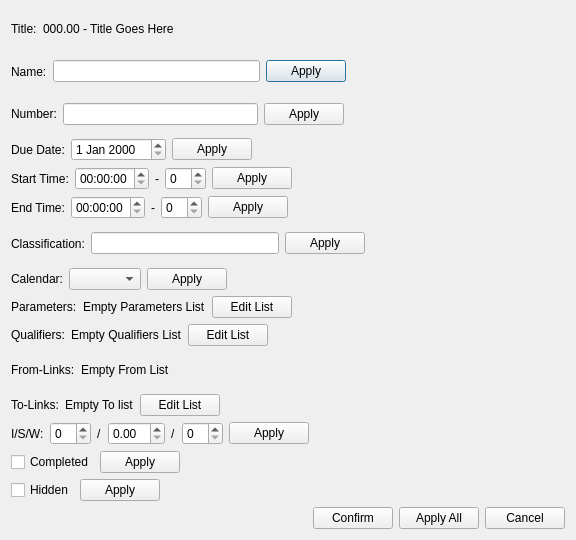
<?xml version="1.0" encoding="UTF-8"?>
<ui version="4.0">
 <class>Dialog</class>
 <widget class="QDialog" name="Dialog">
  <property name="geometry">
   <rect>
    <x>0</x>
    <y>0</y>
    <width>576</width>
    <height>540</height>
   </rect>
  </property>
  <property name="windowTitle">
   <string>Dialog</string>
  </property>
  <layout class="QVBoxLayout" name="verticalLayout">
   <item>
    <layout class="QHBoxLayout" name="horizontalLayout_3">
     <item>
      <widget class="QLabel" name="label_2">
       <property name="text">
        <string>Title:</string>
       </property>
      </widget>
     </item>
     <item>
      <widget class="QLabel" name="label_invalid3">
       <property name="enabled">
        <bool>true</bool>
       </property>
       <property name="font">
        <font>
         <italic>false</italic>
        </font>
       </property>
       <property name="text">
        <string>000.00 - Title Goes Here</string>
       </property>
      </widget>
     </item>
     <item>
      <spacer name="horizontalSpacer_3">
       <property name="orientation">
        <enum>Qt::Horizontal</enum>
       </property>
       <property name="sizeHint" stdset="0">
        <size>
         <width>40</width>
         <height>20</height>
        </size>
       </property>
      </spacer>
     </item>
    </layout>
   </item>
   <item>
    <layout class="QHBoxLayout" name="horizontalLayout">
     <item>
      <widget class="QLabel" name="label">
       <property name="text">
        <string>Name:</string>
       </property>
      </widget>
     </item>
     <item>
      <widget class="QLineEdit" name="lineEdit"/>
     </item>
     <item>
      <widget class="QPushButton" name="pushButton_4">
       <property name="text">
        <string>Apply</string>
       </property>
      </widget>
     </item>
     <item>
      <widget class="QLabel" name="label_invalid1">
       <property name="enabled">
        <bool>false</bool>
       </property>
       <property name="font">
        <font>
         <italic>true</italic>
        </font>
       </property>
       <property name="text">
        <string/>
       </property>
      </widget>
     </item>
     <item>
      <spacer name="horizontalSpacer">
       <property name="orientation">
        <enum>Qt::Horizontal</enum>
       </property>
       <property name="sizeHint" stdset="0">
        <size>
         <width>40</width>
         <height>20</height>
        </size>
       </property>
      </spacer>
     </item>
    </layout>
   </item>
   <item>
    <layout class="QHBoxLayout" name="horizontalLayout_2">
     <item>
      <widget class="QLabel" name="label_6">
       <property name="text">
        <string>Number:</string>
       </property>
      </widget>
     </item>
     <item>
      <widget class="QLineEdit" name="lineEdit_2"/>
     </item>
     <item>
      <widget class="QPushButton" name="pushButton_5">
       <property name="text">
        <string>Apply</string>
       </property>
      </widget>
     </item>
     <item>
      <widget class="QLabel" name="label_invalid2">
       <property name="enabled">
        <bool>true</bool>
       </property>
       <property name="font">
        <font>
         <italic>true</italic>
        </font>
       </property>
       <property name="text">
        <string/>
       </property>
      </widget>
     </item>
     <item>
      <widget class="QLabel" name="label_warning1">
       <property name="font">
        <font>
         <italic>true</italic>
        </font>
       </property>
       <property name="text">
        <string/>
       </property>
      </widget>
     </item>
     <item>
      <spacer name="horizontalSpacer_2">
       <property name="orientation">
        <enum>Qt::Horizontal</enum>
       </property>
       <property name="sizeHint" stdset="0">
        <size>
         <width>40</width>
         <height>20</height>
        </size>
       </property>
      </spacer>
     </item>
    </layout>
   </item>
   <item>
    <layout class="QHBoxLayout" name="horizontalLayout_4">
     <item>
      <widget class="QLabel" name="label_3">
       <property name="text">
        <string>Due Date:</string>
       </property>
      </widget>
     </item>
     <item>
      <widget class="QDateEdit" name="dateEdit"/>
     </item>
     <item>
      <widget class="QPushButton" name="pushButton_7">
       <property name="text">
        <string>Apply</string>
       </property>
      </widget>
     </item>
     <item>
      <spacer name="horizontalSpacer_4">
       <property name="orientation">
        <enum>Qt::Horizontal</enum>
       </property>
       <property name="sizeHint" stdset="0">
        <size>
         <width>40</width>
         <height>20</height>
        </size>
       </property>
      </spacer>
     </item>
    </layout>
   </item>
   <item>
    <layout class="QHBoxLayout" name="horizontalLayout_5">
     <item>
      <widget class="QLabel" name="label_13">
       <property name="text">
        <string>Start Time:</string>
       </property>
      </widget>
     </item>
     <item>
      <widget class="QTimeEdit" name="timeEdit"/>
     </item>
     <item>
      <widget class="QLabel" name="label_15">
       <property name="text">
        <string>-</string>
       </property>
      </widget>
     </item>
     <item>
      <widget class="QSpinBox" name="spinBox"/>
     </item>
     <item>
      <widget class="QPushButton" name="pushButton_8">
       <property name="text">
        <string>Apply</string>
       </property>
      </widget>
     </item>
     <item>
      <spacer name="horizontalSpacer_5">
       <property name="orientation">
        <enum>Qt::Horizontal</enum>
       </property>
       <property name="sizeHint" stdset="0">
        <size>
         <width>40</width>
         <height>20</height>
        </size>
       </property>
      </spacer>
     </item>
    </layout>
   </item>
   <item>
    <layout class="QHBoxLayout" name="horizontalLayout_15">
     <item>
      <widget class="QLabel" name="label_16">
       <property name="text">
        <string>End Time:</string>
       </property>
      </widget>
     </item>
     <item>
      <widget class="QTimeEdit" name="timeEdit_2"/>
     </item>
     <item>
      <widget class="QLabel" name="label_17">
       <property name="text">
        <string>-</string>
       </property>
      </widget>
     </item>
     <item>
      <widget class="QSpinBox" name="spinBox_2"/>
     </item>
     <item>
      <widget class="QPushButton" name="pushButton_9">
       <property name="text">
        <string>Apply</string>
       </property>
      </widget>
     </item>
     <item>
      <spacer name="horizontalSpacer_6">
       <property name="orientation">
        <enum>Qt::Horizontal</enum>
       </property>
       <property name="sizeHint" stdset="0">
        <size>
         <width>40</width>
         <height>20</height>
        </size>
       </property>
      </spacer>
     </item>
    </layout>
   </item>
   <item>
    <layout class="QHBoxLayout" name="horizontalLayout_6">
     <item>
      <widget class="QLabel" name="label_4">
       <property name="text">
        <string>Classification:</string>
       </property>
      </widget>
     </item>
     <item>
      <widget class="QLineEdit" name="lineEdit_4"/>
     </item>
     <item>
      <widget class="QPushButton" name="pushButton_10">
       <property name="text">
        <string>Apply</string>
       </property>
      </widget>
     </item>
     <item>
      <widget class="QLabel" name="label_invalid4">
       <property name="text">
        <string/>
       </property>
      </widget>
     </item>
     <item>
      <spacer name="horizontalSpacer_7">
       <property name="orientation">
        <enum>Qt::Horizontal</enum>
       </property>
       <property name="sizeHint" stdset="0">
        <size>
         <width>40</width>
         <height>20</height>
        </size>
       </property>
      </spacer>
     </item>
    </layout>
   </item>
   <item>
    <layout class="QHBoxLayout" name="horizontalLayout_7">
     <item>
      <widget class="QLabel" name="label_10">
       <property name="text">
        <string>Calendar:</string>
       </property>
      </widget>
     </item>
     <item>
      <widget class="QComboBox" name="comboBox_2"/>
     </item>
     <item>
      <widget class="QPushButton" name="pushButton_11">
       <property name="text">
        <string>Apply</string>
       </property>
      </widget>
     </item>
     <item>
      <spacer name="horizontalSpacer_8">
       <property name="orientation">
        <enum>Qt::Horizontal</enum>
       </property>
       <property name="sizeHint" stdset="0">
        <size>
         <width>40</width>
         <height>20</height>
        </size>
       </property>
      </spacer>
     </item>
    </layout>
   </item>
   <item>
    <layout class="QHBoxLayout" name="horizontalLayout_8">
     <item>
      <widget class="QLabel" name="label_5">
       <property name="text">
        <string>Parameters:</string>
       </property>
      </widget>
     </item>
     <item>
      <widget class="QLabel" name="label_18">
       <property name="text">
        <string>Empty Parameters List</string>
       </property>
      </widget>
     </item>
     <item>
      <widget class="QPushButton" name="pushButton_12">
       <property name="text">
        <string>Edit List</string>
       </property>
      </widget>
     </item>
     <item>
      <spacer name="horizontalSpacer_11">
       <property name="orientation">
        <enum>Qt::Horizontal</enum>
       </property>
       <property name="sizeHint" stdset="0">
        <size>
         <width>40</width>
         <height>20</height>
        </size>
       </property>
      </spacer>
     </item>
    </layout>
   </item>
   <item>
    <layout class="QHBoxLayout" name="horizontalLayout_9">
     <item>
      <widget class="QLabel" name="label_7">
       <property name="text">
        <string>Qualifiers:</string>
       </property>
      </widget>
     </item>
     <item>
      <widget class="QLabel" name="label_19">
       <property name="text">
        <string>Empty Qualifiers List</string>
       </property>
      </widget>
     </item>
     <item>
      <widget class="QPushButton" name="pushButton_13">
       <property name="text">
        <string>Edit List</string>
       </property>
      </widget>
     </item>
     <item>
      <spacer name="horizontalSpacer_12">
       <property name="orientation">
        <enum>Qt::Horizontal</enum>
       </property>
       <property name="sizeHint" stdset="0">
        <size>
         <width>40</width>
         <height>20</height>
        </size>
       </property>
      </spacer>
     </item>
    </layout>
   </item>
   <item>
    <layout class="QHBoxLayout" name="horizontalLayout_10">
     <item>
      <widget class="QLabel" name="label_11">
       <property name="text">
        <string>From-Links:</string>
       </property>
      </widget>
     </item>
     <item>
      <widget class="QLabel" name="label_20">
       <property name="text">
        <string>Empty From List</string>
       </property>
      </widget>
     </item>
     <item>
      <spacer name="horizontalSpacer_13">
       <property name="orientation">
        <enum>Qt::Horizontal</enum>
       </property>
       <property name="sizeHint" stdset="0">
        <size>
         <width>40</width>
         <height>20</height>
        </size>
       </property>
      </spacer>
     </item>
    </layout>
   </item>
   <item>
    <layout class="QHBoxLayout" name="horizontalLayout_11">
     <item>
      <widget class="QLabel" name="label_12">
       <property name="text">
        <string>To-Links:</string>
       </property>
      </widget>
     </item>
     <item>
      <widget class="QLabel" name="label_21">
       <property name="text">
        <string>Empty To list</string>
       </property>
      </widget>
     </item>
     <item>
      <widget class="QPushButton" name="pushButton_15">
       <property name="text">
        <string>Edit List</string>
       </property>
      </widget>
     </item>
     <item>
      <spacer name="horizontalSpacer_14">
       <property name="orientation">
        <enum>Qt::Horizontal</enum>
       </property>
       <property name="sizeHint" stdset="0">
        <size>
         <width>40</width>
         <height>20</height>
        </size>
       </property>
      </spacer>
     </item>
    </layout>
   </item>
   <item>
    <layout class="QHBoxLayout" name="horizontalLayout_12">
     <item>
      <widget class="QLabel" name="label_8">
       <property name="text">
        <string>I/S/W:</string>
       </property>
      </widget>
     </item>
     <item>
      <widget class="QSpinBox" name="spinBox_3"/>
     </item>
     <item>
      <widget class="QLabel" name="label_9">
       <property name="text">
        <string>/</string>
       </property>
      </widget>
     </item>
     <item>
      <widget class="QDoubleSpinBox" name="doubleSpinBox"/>
     </item>
     <item>
      <widget class="QLabel" name="label_14">
       <property name="text">
        <string>/</string>
       </property>
      </widget>
     </item>
     <item>
      <widget class="QSpinBox" name="spinBox_5"/>
     </item>
     <item>
      <widget class="QPushButton" name="pushButton_16">
       <property name="text">
        <string>Apply</string>
       </property>
      </widget>
     </item>
     <item>
      <spacer name="horizontalSpacer_9">
       <property name="orientation">
        <enum>Qt::Horizontal</enum>
       </property>
       <property name="sizeHint" stdset="0">
        <size>
         <width>40</width>
         <height>20</height>
        </size>
       </property>
      </spacer>
     </item>
    </layout>
   </item>
   <item>
    <layout class="QHBoxLayout" name="horizontalLayout_13">
     <item>
      <widget class="QCheckBox" name="checkBox_2">
       <property name="text">
        <string>Completed</string>
       </property>
      </widget>
     </item>
     <item>
      <widget class="QPushButton" name="pushButton_18">
       <property name="text">
        <string>Apply</string>
       </property>
      </widget>
     </item>
     <item>
      <spacer name="horizontalSpacer_15">
       <property name="orientation">
        <enum>Qt::Horizontal</enum>
       </property>
       <property name="sizeHint" stdset="0">
        <size>
         <width>40</width>
         <height>20</height>
        </size>
       </property>
      </spacer>
     </item>
    </layout>
   </item>
   <item>
    <layout class="QHBoxLayout" name="horizontalLayout_14">
     <item>
      <widget class="QCheckBox" name="checkBox">
       <property name="text">
        <string>Hidden</string>
       </property>
      </widget>
     </item>
     <item>
      <widget class="QPushButton" name="pushButton_17">
       <property name="text">
        <string>Apply</string>
       </property>
      </widget>
     </item>
     <item>
      <spacer name="horizontalSpacer_16">
       <property name="orientation">
        <enum>Qt::Horizontal</enum>
       </property>
       <property name="sizeHint" stdset="0">
        <size>
         <width>40</width>
         <height>20</height>
        </size>
       </property>
      </spacer>
     </item>
    </layout>
   </item>
   <item>
    <layout class="QHBoxLayout" name="horizontalLayout_16">
     <item>
      <spacer name="horizontalSpacer_10">
       <property name="orientation">
        <enum>Qt::Horizontal</enum>
       </property>
       <property name="sizeHint" stdset="0">
        <size>
         <width>40</width>
         <height>20</height>
        </size>
       </property>
      </spacer>
     </item>
     <item>
      <widget class="QPushButton" name="pushButton_3">
       <property name="text">
        <string>Confirm</string>
       </property>
      </widget>
     </item>
     <item>
      <widget class="QPushButton" name="pushButton_2">
       <property name="text">
        <string>Apply All</string>
       </property>
      </widget>
     </item>
     <item>
      <widget class="QPushButton" name="pushButton">
       <property name="text">
        <string>Cancel</string>
       </property>
      </widget>
     </item>
    </layout>
   </item>
  </layout>
 </widget>
 <resources/>
 <connections/>
</ui>
